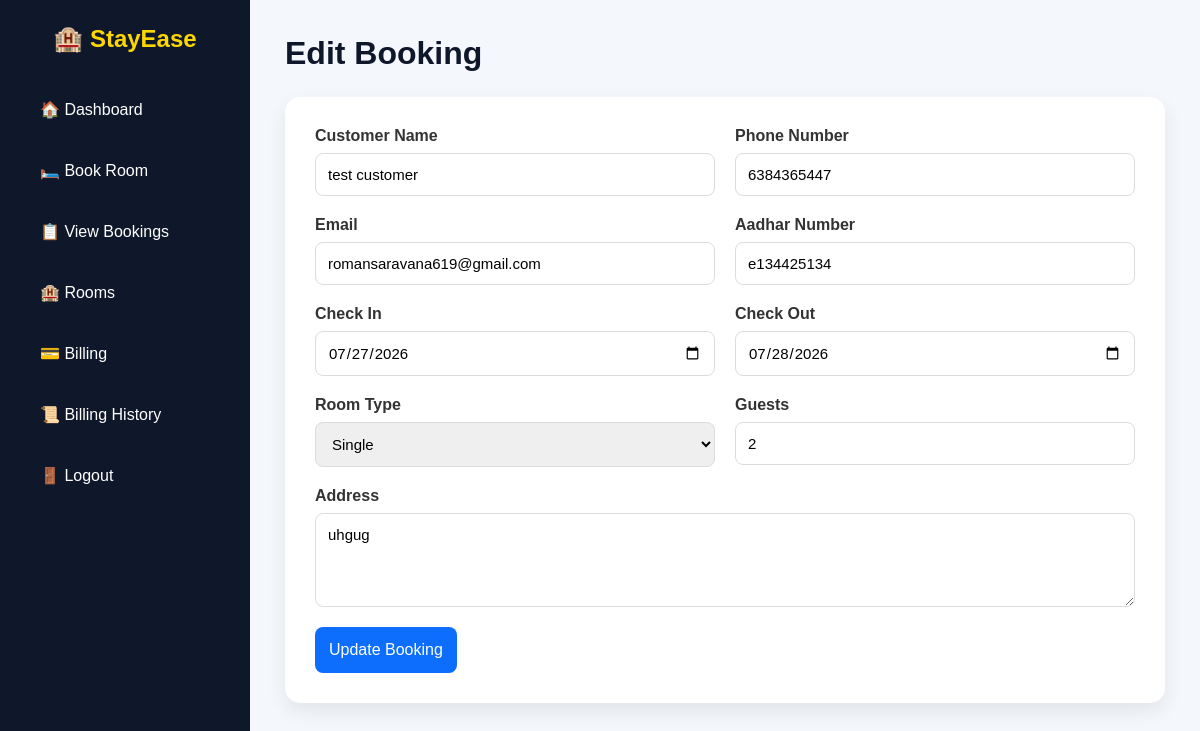
Page /edit_booking/18 on the committed database.
### tables this page shows
CREATE TABLE bookings(

id INTEGER PRIMARY KEY AUTOINCREMENT,

customer_name TEXT,

phone TEXT,

email TEXT,

aadhar TEXT,

checkin TEXT,

checkout TEXT,

room_type TEXT,

guests INTEGER,

address TEXT

, room_number TEXT);

### app.py (the view, shortened to what this page needs)
@app.route("/edit_booking/<int:id>", methods=["GET", "POST"])
def edit_booking(id):
    conn = sqlite3.connect("stayease.db")
    conn.row_factory = sqlite3.Row
    cursor = conn.cursor()
    cursor.execute("SELECT * FROM bookings WHERE id=?", (id,))
    booking = cursor.fetchone()
    conn.close()
    return render_template("edit_booking.html", booking=booking)

### templates/edit_booking.html (shortened to what this page needs)
{% extends "base.html" %}
{% block content %}
<h1>Edit Booking</h1>
<form method="POST">
<div class="row">
<div class="input-box">
<label>Customer Name</label>
<input type="text" name="customer_name"
value="{{ booking.customer_name }}" required>
</div>
<div class="input-box">
<label>Phone Number</label>
<input type="text" name="phone"
value="{{ booking.phone }}" required>
</div>
</div>
<div class="row">
<div class="input-box">
<label>Email</label>
<input type="email" name="email"
value="{{ booking.email }}" required>
</div>
<div class="input-box">
<label>Aadhar Number</label>
<input type="text" name="aadhar"
value="{{ booking.aadhar }}" required>
</div>
</div>
<div class="row">
<div class="input-box">
<label>Check In</label>
<input type="date" name="checkin"
value="{{ booking.checkin }}" required>
</div>
<div class="input-box">
<label>Check Out</label>
<input type="date" name="checkout"
value="{{ booking.checkout }}" required>
</div>
</div>
<div class="row">
<div class="input-box">
<label>Room Type</label>
<select name="room_type" required>
<option value="Single"
{% if booking.room_type=="Single" %}selected{% endif %}>
Single
</option>
</select>
</div>
<div class="input-box">
<label>Guests</label>
<input type="number" name="guests"
value="{{ booking.guests }}" required>
</div>
</div>
<div class="row">
<div class="input-box full">
<label>Address</label>
<textarea name="address" rows="4" required>{{ booking.address }}</textarea>
</div>
</div>
<button type="submit">
Update Booking
</button>
</form>
{% endblock %}

### static/css/dashboard.css (style rules this page uses)
* { margin:0; padding:0; box-sizing:border-box; font-family:'Poppins',sans-serif; }
body { background:#f4f7fc; color:#333; }
.main-content h1 { color:#0F172A; margin-bottom:10px; }
form { background:#fff; padding:30px; border-radius:15px; box-shadow:0 8px 20px rgba(0,0,0,.08); margin-top:25px; }
.row { display:flex; gap:20px; margin-bottom:20px; }
.input-box { flex:1; display:flex; flex-direction:column; }
.input-box label { margin-bottom:8px; font-weight:600; color:#333; }
.input-box input, .input-box select, .input-box textarea { padding:12px; border:1px solid #dcdcdc; border-radius:8px; font-size:15px; outline:none; }
.full { width:100%; }
button[type="submit"] { background:#0d6efd; color:white; border:none; padding:14px; border-radius:8px; cursor:pointer; font-size:16px; transition:.3s; }

### rows in the picture
bookings: customer_name "test customer", phone "6384365447", email "romansaravana619@gmail.com", aadhar "e134425134", checkin "07/27/2026", checkout "07/28/2026", room_type "Single", guests "2", address "uhgug"
